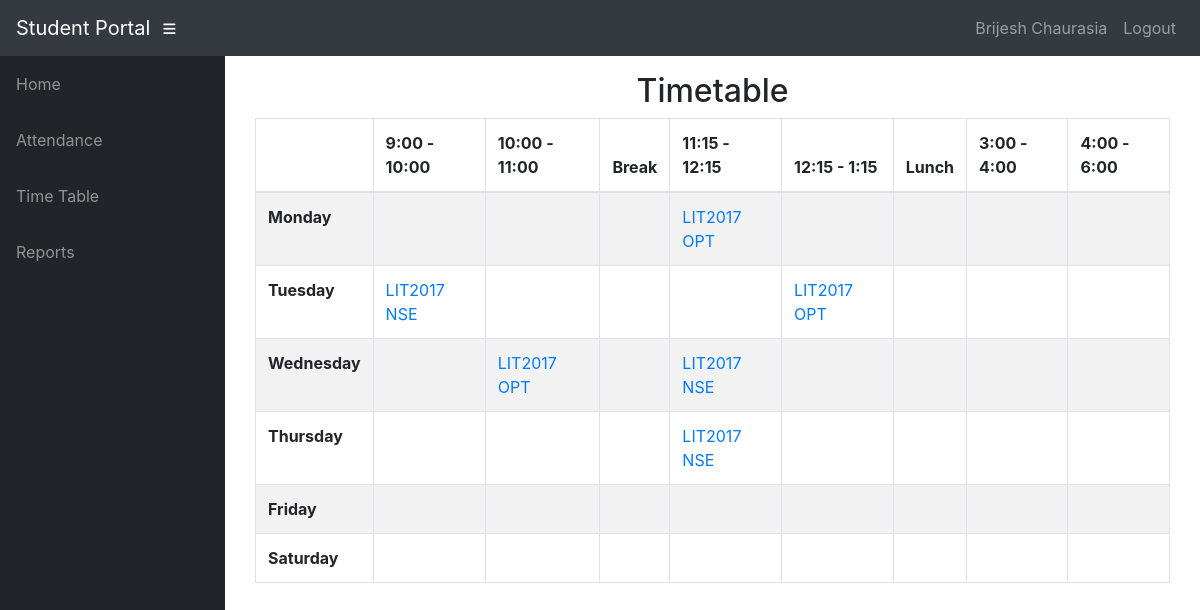
/info/teacher/BC01/t_timetable/ (signed in), run on the app's committed database.
### info/models.py (models this page shows, shortened)
class User(AbstractUser):
    @property
    def is_student(self):
        if hasattr(self, 'student'):
            return True
        return False
    @property
    def is_teacher(self):
        if hasattr(self, 'teacher'):
            return True
        return False

class Teacher(models.Model):
    user = models.OneToOneField(User, on_delete=models.CASCADE, null=True)
    id = models.CharField(primary_key=True, max_length=100)
    department = models.ForeignKey(Department, on_delete=models.CASCADE, default=1)
    name = models.CharField(max_length=100)
    sex = models.CharField(max_length=50, choices=sex_choice, default='Male')
    DOB = models.DateField(default='1980-01-01')

class AssignTime(models.Model):
    assign = models.ForeignKey(Assign, on_delete=models.CASCADE)
    period = models.CharField(max_length=50, choices=time_slots, default='10:00 - 11:00')
    day = models.CharField(max_length=15, choices=DAYS_OF_WEEK)

class Assign(models.Model):
    class_id = models.ForeignKey(Class, on_delete=models.CASCADE)
    course = models.ForeignKey(Course, on_delete=models.CASCADE)
    teacher = models.ForeignKey(Teacher, on_delete=models.CASCADE)
    class Meta:
        unique_together = (('course', 'class_id', 'teacher'),)

class Course(models.Model):
    department = models.ForeignKey(Department, on_delete=models.CASCADE)
    id = models.CharField(primary_key='True', max_length=50)
    name = models.CharField(max_length=50)
    shortname = models.CharField(max_length=50, default='X')

### info/views.py (the view)
# urls.py: path('teacher/<slug:teacher_id>/t_timetable/', views.t_timetable, name='t_timetable'),
@login_required()
def t_timetable(request, teacher_id):
    asst = AssignTime.objects.filter(assign__teacher_id=teacher_id)
    class_matrix = [[True for i in range(9)] for j in range(6)]
    for i, d in enumerate(DAYS_OF_WEEK):
        t = 0
        for j in range(9):
            if j == 0:
                class_matrix[i][0] = d[0]
                continue
            if j == 3 or j == 6:
                continue
            try:
                a = asst.get(period=time_slots[t][0], day=d[0])
                class_matrix[i][j] = a
            except AssignTime.DoesNotExist:
                pass
            t += 1
    context = {
        'class_matrix': class_matrix,
    }
    return render(request, 'info/t_timetable.html', context)

### info/templates/info/t_timetable.html
{% extends 'info/base.html' %}
    {% block content %}
    <div class="container">
        <div class="container">
            <div class="row">
                <div class="col-md-12">
                    <h2 class="text-center">
                        Timetable
                    </h2>
                </div>
                <div id="no-more-tables">
                     <div class="table-responsive">
                        <table class="col-sm-12 table table-bordered table-striped table- cf " id="dataTable" width="100%" cellspacing="0">
                            <thead class="cf">
                                 <tr>
                                <th>      </th>
                                <th>9:00 - 10:00</th>
                                <th>10:00 - 11:00</th>
                                <th>Break</th>
                                <th>11:15 - 12:15</th>
                                <th>12:15 - 1:15</th>
                                <th>Lunch</th>
                                <th>3:00 - 4:00</th>
                                <th>4:00 - 6:00</th>
                            </tr>
                            </thead>
                            <tbody>
                                {% for i in class_matrix %}
                                <tr>
                                    {% for j in i %}
                                        {% if forloop.counter == 1 %}
                                            <td><b>{{ j }}</b></td>
                                        {% elif j == True %}
                                            <td></td>
                                        {% else %}
                                            <td><a href="{% url 'free_teachers' j.id %}"
                                                    onclick="window.open('{% url 'free_teachers' j.id %}',
                                                                         'newwindow',
                                                                         'width=600,height=400');
                                                              return false;">{{ j.assign.class_id_id }} {{ j.assign.course.shortname }}</a>
                                            </td>
                                        {% endif %}
                                    {% endfor %}
                                </tr>
                                {% endfor %}
                            </tbody>
                        </table>
                     </div>
                </div>
            </div>
        </div>
    </div>
    {% endblock %}

### info/templates/info/base.html (shortened to what this page needs)
<!DOCTYPE html>
<html lang="en">
  <head>
      {% load static %}
    <link href="{% static '/info/bootstrap/vendor/bootstrap/css/bootstrap.min.css' %}" rel="stylesheet">
    <link href="{% static '/info/bootstrap/vendor/fontawesome-free/css/all.min.css' %}" rel="stylesheet" type="text/css">
    <link href="{% static '/info/bootstrap/vendor/datatables/dataTables.bootstrap4.css' %}" rel="stylesheet">
    <link href="{% static '/info/bootstrap/css/sb-admin.css' %}" rel="stylesheet">
  </head>
  <body id="page-top">
    <nav class="navbar navbar-expand navbar-dark bg-dark static-top">
      <a class="navbar-brand mr-1" href="{% url 'index' %}">Student Portal</a>
      <button class="btn btn-link btn-sm text-white order-1 order-sm-0" id="sidebarToggle" href="#">
        <i class="fas fa-bars"></i>
      </button>
        <div class="collapse navbar-collapse" id="navbarResponsive">
          <ul class="navbar-nav ml-auto">
            <li class="nav-item">
                {% if request.user.is_student %}
                    <a class="nav-link text-capitalize">{{ request.user.student.name }}</a>
                {% elif request.user.is_teacher %}
                    <a class="nav-link text-capitalize">{{ request.user.teacher.name }}</a>
                {% endif %}
            </li>
            <li class="nav-item">
                <a class="nav-link" href="#" data-toggle="modal" data-target="#logoutModal">Logout</a>
            </li>
          </ul>
        </div>
    </nav>
    <div id="wrapper">
      <ul class="sidebar navbar-nav">
            <li class="nav-item">
              <a class="nav-link" href="{% url 'index' %}">
                <span>Home</span>
              </a>
            </li>
        {% if request.user.is_student %}
            <li class="nav-item">
              <a class="nav-link" href="{% url 'attendance' request.user.student.EID %}">
                <span>Attendance</span>
              </a>
            </li>
            <li class="nav-item">
              <a class="nav-link" href="{% url 'attendance' request.user.student.EID %}">
                <span>Attendance By Subject</span>
              </a>
            </li>
              <li class="nav-item">
              <a class="nav-link" href="{% url 'timetable' request.user.student.class_id_id %}">
                <span>Time Table</span>
              </a>
            </li>
        {% elif request.user.is_teacher %}
            <li class="nav-item">
              <a class="nav-link" href="{% url 't_clas' request.user.teacher.id 1 %}">
                <span>Attendance</span>
              </a>
            </li>
              <li class="nav-item">
              <a class="nav-link" href="{% url 't_timetable' request.user.teacher.id %}">
                <span>Time Table</span>
              </a>
            </li>
            <li class="nav-item">
              <a class="nav-link" href="{% url 't_clas' request.user.teacher.id 3 %}">
                <span>Reports</span>
              </a>
            </li>
        {% endif %}
      </ul>
      <div id="content-wrapper">
        <div class="container-fluid">
            {% block content %}
            {% endblock %}
        </div>
      </div>
    </div>
  </body>
</html>

### data on the page
User: user.teacher.name "Brijesh Chaurasia"
AssignTime: i "Monday", assign.class_id_id "LIT2017", assign.course.shortname "OPT"
AssignTime: i "Tuesday", assign.class_id_id "LIT2017", assign.course.shortname "NSE"
AssignTime: assign.class_id_id "LIT2017", assign.course.shortname "OPT"
AssignTime: i "Wednesday", assign.class_id_id "LIT2017", assign.course.shortname "OPT"
AssignTime: assign.class_id_id "LIT2017", assign.course.shortname "NSE"
AssignTime: i "Thursday", assign.class_id_id "LIT2017", assign.course.shortname "NSE"

### other printed values
{{ j }} "Friday" "Saturday"
